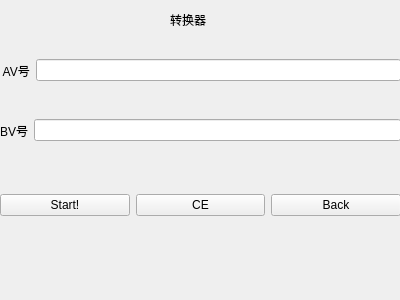
<?xml version="1.0" encoding="UTF-8"?>
<ui version="4.0">
 <class>avbvWindow</class>
 <widget class="QWidget" name="avbvWindow">
  <property name="geometry">
   <rect>
    <x>0</x>
    <y>0</y>
    <width>400</width>
    <height>300</height>
   </rect>
  </property>
  <property name="windowTitle">
   <string>av bv 转换</string>
  </property>
  <widget class="QWidget" name="widget" native="true">
   <property name="geometry">
    <rect>
     <x>0</x>
     <y>40</y>
     <width>401</width>
     <height>61</height>
    </rect>
   </property>
   <layout class="QHBoxLayout" name="horizontalLayout">
    <item>
     <widget class="QLabel" name="label">
      <property name="text">
       <string> AV号</string>
      </property>
     </widget>
    </item>
    <item>
     <widget class="QLineEdit" name="avNum"/>
    </item>
   </layout>
  </widget>
  <widget class="QWidget" name="widget_2" native="true">
   <property name="geometry">
    <rect>
     <x>0</x>
     <y>100</y>
     <width>401</width>
     <height>61</height>
    </rect>
   </property>
   <layout class="QHBoxLayout" name="horizontalLayout_2">
    <item>
     <widget class="QLabel" name="label_2">
      <property name="text">
       <string>BV号</string>
      </property>
     </widget>
    </item>
    <item>
     <widget class="QLineEdit" name="bvNum"/>
    </item>
   </layout>
  </widget>
  <widget class="QLabel" name="label_3">
   <property name="geometry">
    <rect>
     <x>170</x>
     <y>10</y>
     <width>51</width>
     <height>20</height>
    </rect>
   </property>
   <property name="text">
    <string>转换器</string>
   </property>
  </widget>
  <widget class="QWidget" name="widget_3" native="true">
   <property name="geometry">
    <rect>
     <x>0</x>
     <y>180</y>
     <width>401</width>
     <height>51</height>
    </rect>
   </property>
   <layout class="QHBoxLayout" name="horizontalLayout_3">
    <item>
     <widget class="QPushButton" name="pushButton_start">
      <property name="text">
       <string>Start!</string>
      </property>
     </widget>
    </item>
    <item>
     <widget class="QPushButton" name="pushButton_CE">
      <property name="text">
       <string>CE</string>
      </property>
     </widget>
    </item>
    <item>
     <widget class="QPushButton" name="pushButton_back">
      <property name="text">
       <string>Back</string>
      </property>
     </widget>
    </item>
   </layout>
  </widget>
 </widget>
 <resources/>
 <connections/>
</ui>
